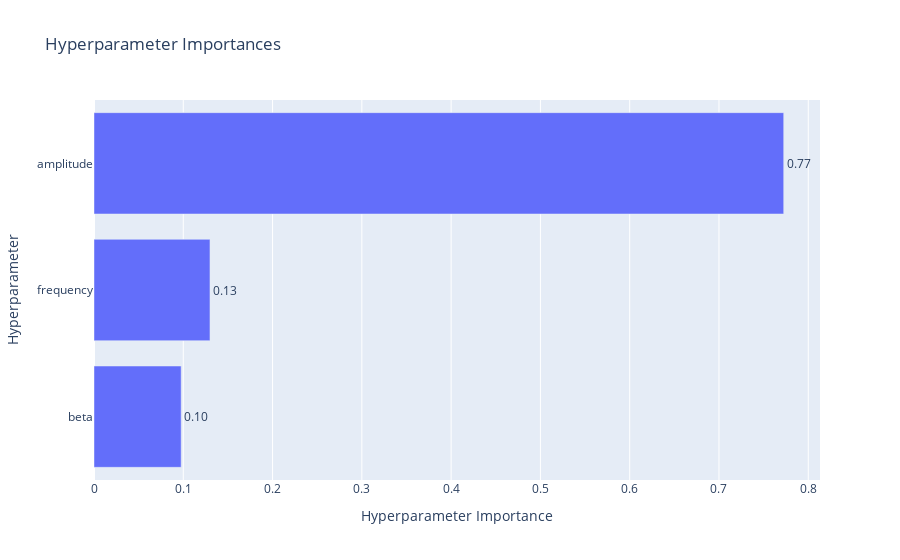

Notebook code cell kept with this figure:
### Code cell
optuna.visualization.plot_param_importances(study).show()

### Figure 1 — Plotly figure (JSON) as saved in the notebook; plotly's stock layout.template omitted (floating-point values rounded to 4 significant figures)
{"data": [{"cliponaxis": false, "hovertemplate": ["beta (FloatDistribution): 0.09761202949233859<extra></extra>", "frequency (FloatDistribution): 0.12990475947550106<extra></extra>", "amplitude (FloatDistribution): 0.7724832110321603<extra></extra>"], "name": "Objective Value", "orientation": "h", "text": ["0.10", "0.13", "0.77"], "textposition": "outside", "type": "bar", "x": [0.09761, 0.1299, 0.7725], "y": ["beta", "frequency", "amplitude"]}], "layout": {"title": {"text": "Hyperparameter Importances"}, "xaxis": {"title": {"text": "Hyperparameter Importance"}}, "yaxis": {"title": {"text": "Hyperparameter"}}}}
